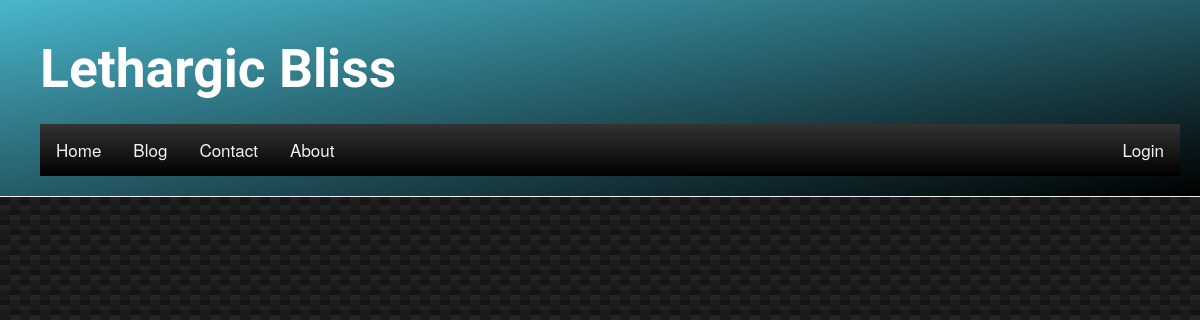
The app's page /drafts/, older data.
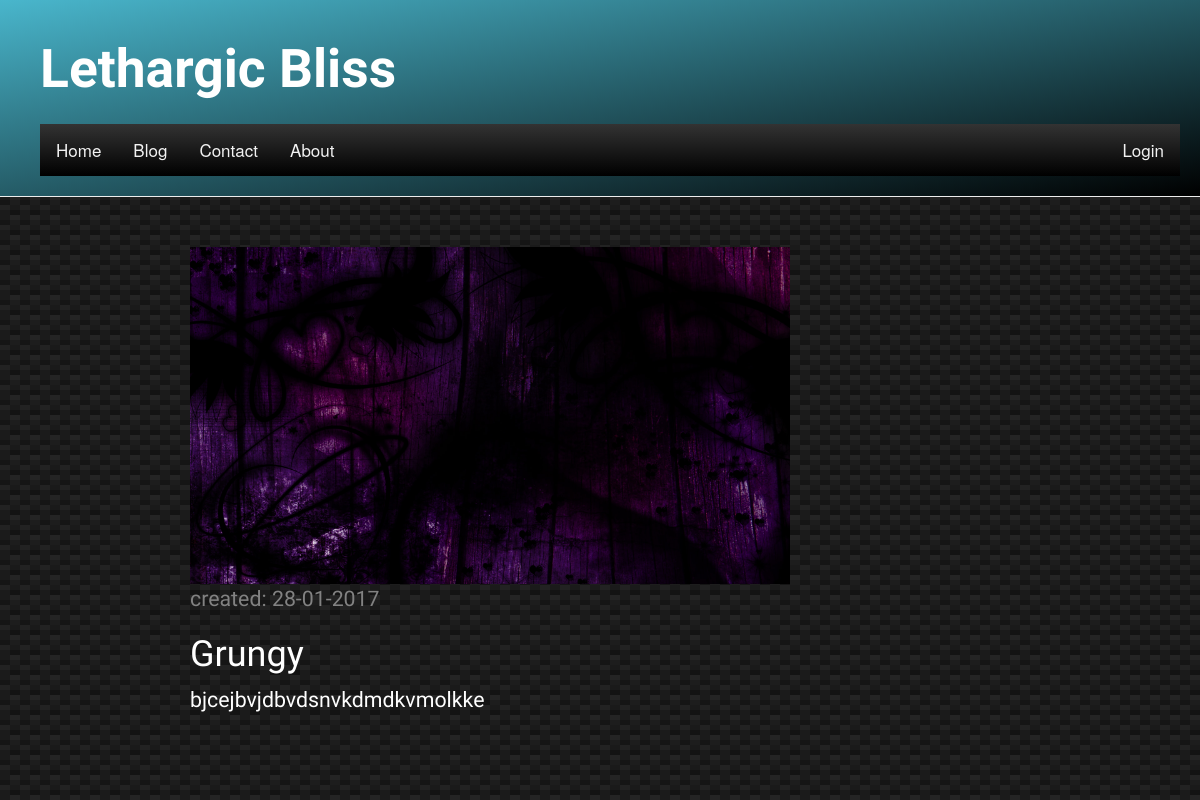
The same page, newer data.
### blog/models.py (models this page shows, shortened)
class Post(models.Model):
    author = models.ForeignKey('auth.User')
    title = models.CharField(max_length=200)
    image = models.ImageField(upload_to=upload_location,
                              null=True,
                              blank=True,
                              width_field="width_field",
                              height_field="height_field")
    height_field = models.IntegerField(default=0, null=True)
    width_field = models.IntegerField(default=0, null=True)
    text = models.TextField()
    created_date = models.DateTimeField(
            default=timezone.now)
    published_date = models.DateTimeField(
            blank=True, null=True)

### blog/views.py (the view)
# urls.py: url(r'^drafts/$', views.post_draft_list, name='post_draft_list'),
def post_draft_list(request):
    posts = Post.objects.filter(published_date__isnull=True).order_by('created_date')
    return render(request, 'blog/post_draft_list.html', {'posts': posts})

### blog/templates/blog/post_draft_list.html
{% extends 'blog/base.html' %}
{% block content %}
    {% for post in posts %}
        <div class="post">
	    {% if post.image %}
	    <img src='{{ post.image.url }}' class ='img-responsive', width="600px" height="600px" />
	    {% endif %}
            <p class="date">created: {{ post.created_date|date:'d-m-Y' }}</p>
            <h1><a href="{% url 'post_detail' pk=post.pk %}">{{ post.title }}</a></h1>
            <p>{{ post.text|truncatechars:1250 }}</p>
        </div>
    {% endfor %}
{% endblock %}

Row changes from the older to the newer data that the page shows:
added Post: image (picture), created_date "28-01-2017", title "Grungy", text "bjcejbvjdbvdsnvkdmdkvmolkke"
